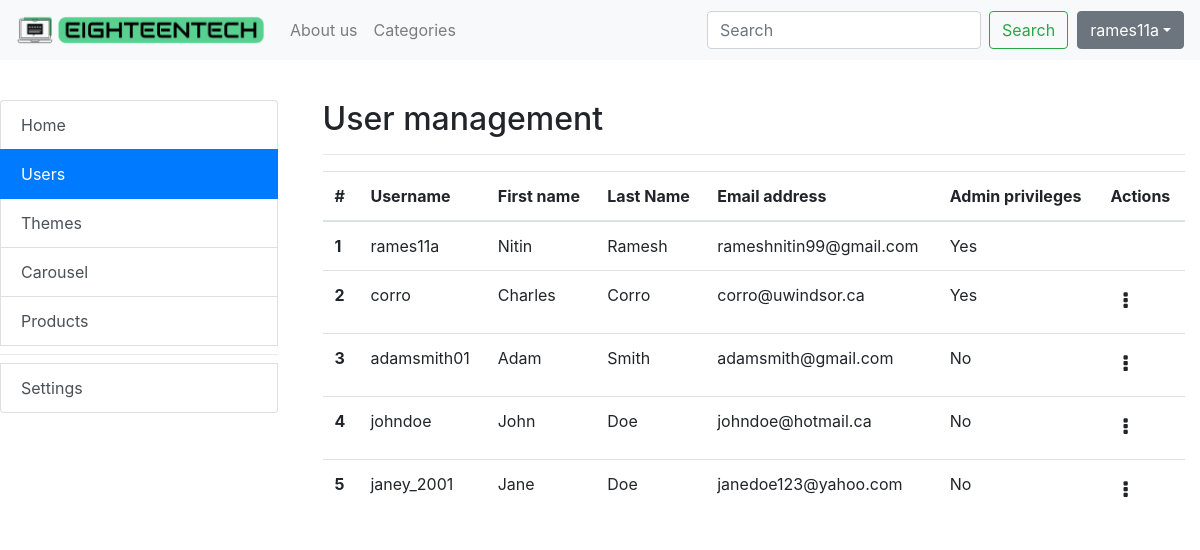
The page /admin.php?page=userman (signed in) on the database its author committed.
### tables this page shows
CREATE TABLE users (
    	 id INT NOT NULL PRIMARY KEY AUTO_INCREMENT,
    	 username VARCHAR(50) NOT NULL UNIQUE,
         emailaddress VARCHAR(50) NOT NULL,
	     first_name VARCHAR(50) NOT NULL,
	     last_name VARCHAR(50) NOT NULL,
    	 password VARCHAR(255) NOT NULL,
		 is_admin BOOLEAN NOT NULL,
    	 created_at DATETIME DEFAULT CURRENT_TIMESTAMP
);

### admin.php (shortened to what this page needs)
<?php
if (!isset ($_GET['page']) ) {
  $page = "admininfo";
} else {
  $page = $_GET['page'];
}
?>
<!DOCTYPE html>
<html>
<head>
  		<link rel="stylesheet" href="https://maxcdn.bootstrapcdn.com/bootstrap/4.4.1/css/bootstrap.min.css">
      <link rel="stylesheet" href="https://cdnjs.cloudflare.com/ajax/libs/font-awesome/4.7.0/css/font-awesome.min.css">
</head>
<body>
  <div>
  <?php $IPATH = $_SERVER["DOCUMENT_ROOT"]."/assets/php/"; include($IPATH."navbar.php"); ?>
</div>
  <div class="row" style="margin-top:100px">
	  <div class="col-xl-3">
		  <?php $IPATH = $_SERVER["DOCUMENT_ROOT"]."/assets/php/"; include($IPATH."admin_sidenav.php"); ?>
	  </div>
	  <div class="col-xl-9">
		  <div class="tab-content">
          <div class="tab-pane fade <?php echo ($page == "userman"? 'show active':''); ?>">
            <?php $IPATH = $_SERVER["DOCUMENT_ROOT"]."/admin/"; include($IPATH."adminUserManagement.php"); ?>
          </div>
    </div>
	  </div>
</div>
</body>
</html>

### assets/php/navbar.php (shortened to what this page needs)
<nav class="navbar fixed-top navbar-expand-lg navbar-light bg-light">
	<a class="navbar-brand" href="./index.php">
		<img src="../../images/horizontal-logo.png" style="width: 250px">
	</a>
	<div class="collapse navbar-collapse" id="navbarSupportedContent1">
	 	<ul class="navbar-nav mr-auto">
	      <li class="nav-item" > <a class="nav-link" id="nav_aboutus" href="./aboutus.php">About us</a> </li>
	      <li class="nav-item" > <a class="nav-link" id="nav_categories" href="./categories.php">Categories</a> </li>
        </ul>
	    <form class="form-inline my-2 my-lg-0" action="search.php" method="GET">
	      <input class="form-control mr-sm-2" type="search" placeholder="Search" aria-label="Search" name="query" required >
	      <button class="btn btn-outline-success my-2 my-sm-0" type="submit" value="Search">Search</button>
        </form>&nbsp;&nbsp;
				<div id="loginButton">
				<?php
				if(!isset($_SESSION["loggedin"]) || $_SESSION["loggedin"] !== true){
				    echo '<a href="./login.php"><button class="btn btn-outline-dark my-2 my-sm-0">Login/Signup</button></a>';
				}
				else{
					echo '<div class="dropdown">
 									<button class="btn btn-secondary dropdown-toggle" type="button" id="dropdownMenuButton" data-toggle="dropdown" aria-haspopup="true" aria-expanded="false">'.htmlspecialchars($_SESSION["username"]).'</button>
 									<div class="dropdown-menu dropdown-menu-right" aria-labelledby="dropdownMenuButton">
   									<a class="dropdown-item" href="./user.php">View profile</a>
   									<a class="dropdown-item" href="./logout.php">Log out</a>
 									</div>
								</div>';
				}
				?>
			</div>
     </div>
   </nav>

### assets/php/admin_sidenav.php (shortened to what this page needs)
<?php
if (!isset ($_GET['page']) ) {
  $adminpage = "admininfo";
} else {
  $adminpage = $_GET['page'];
}
?>
<div class="list-group" id="list-tab" role="tablist">
      <a class="list-group-item list-group-item-action <?php echo ($adminpage == "admininfo"? 'active':''); ?>"  href="./admin.php?page=admininfo" role="tab">Home</a>
      <a class="list-group-item list-group-item-action <?php echo ($adminpage == "userman"? 'active':''); ?>"  href="./admin.php?page=userman" role="tab">Users</a>
      <a class="list-group-item list-group-item-action <?php echo ($adminpage == "themes"? 'active':''); ?>"  href="./admin.php?page=themes" role="tab">Themes</a>
      <a class="list-group-item list-group-item-action <?php echo ($adminpage == "carousel"? 'active':''); ?>"  href="./admin.php?page=carousel" role="tab">Carousel</a>
      <a class="list-group-item list-group-item-action <?php echo ($adminpage == "manageprod"? 'active':''); ?>"  href="./admin.php?page=manageprod" role="tab">Products</a>
      <div class="dropdown-divider"></div>
      <a class="list-group-item list-group-item-action <?php echo ($adminpage == "settings"? 'active':''); ?>" href="./admin.php?page=settings" role="tab">Settings</a>
    </div>

### admin/adminUserManagement.php (shortened to what this page needs)
<div class="container">
	<h2>User management</h2>
  <hr>
  <table class="table table-hover">
  <thead>
    <tr>
      <th scope="col">#</th>
      <th scope="col">Username</th>
      <th scope="col">First name</th>
      <th scope="col">Last Name</th>
      <th scope="col">Email address</th>
      <th scope="col">Admin privileges</th>
      <th scope="col">Actions</th>
    </tr>
  </thead>
  <tbody>
  <?php
  require_once "config.php";
   $query = "SELECT id, username, emailaddress, first_name, last_name, is_admin FROM users ";
   $result = mysqli_query($link, $query);
   while ($row = mysqli_fetch_array($result)) {
       echo '<tr>
              <th scope="row">'.$row['id'].'</th>
              <td>'.$row['username'].'</td>
              <td>'.$row['first_name'].'</td>
              <td>'.$row['last_name'].'</td>
              <td>'.$row['emailaddress'].'</td>';
              if($row['is_admin']==1){
                echo '<td>Yes</td>';
                if($row['username']!=$_SESSION["username"]){
                  echo '<td>
                        <div class="dropdown">
                          <button type="button" class="btn btn-default" id="dropdownMenuButton" data-toggle="dropdown" aria-haspopup="true" aria-expanded="false">
                              <i style="font-size:20px;" class="fa fa-ellipsis-v"></i>
                          </button>
                          <div class="dropdown-menu dropdown-menu-right" aria-labelledby="dropdownMenuButton">
                            <a class="dropdown-item" href="/changepermissions.php?userid='.$row['id'].'&action='.$row['is_admin'].'">Revoke admin privileges</a>
                            <a class="dropdown-item" href="/removeuser.php?userid='.$row['id'].'">Delete admin</a>
                          </div>
                        </div>
                        </td>';
                }
              }
              else{
                echo '<td>No</td>';
                echo '<td>
                      <div class="dropdown">
                        <button type="button" class="btn btn-default" id="dropdownMenuButton" data-toggle="dropdown" aria-haspopup="true" aria-expanded="false">
                            <i style="font-size:20px;" class="fa fa-ellipsis-v"></i>
                        </button>
                        <div class="dropdown-menu dropdown-menu-right" aria-labelledby="dropdownMenuButton">
                          <a class="dropdown-item" href="/changepermissions.php?userid='.$row['id'].'&action='.$row['is_admin'].'">Give admin privileges</a>
                          <a class="dropdown-item" href="/removeuser.php?userid='.$row['id'].'">Delete user</a>
                        </div>
                      </div>
                      </td>';
              }
      echo '</tr>';
   }
?>
</tbody>
</table>
</div>

### rows shown on the page
users: id "1", username "rames11a", first_name "Nitin", last_name "Ramesh", emailaddress "rameshnitin99@gmail.com", is_admin "Yes"
users: id "2", username "corro", first_name "Charles", last_name "Corro", emailaddress "corro@uwindsor.ca"
users: id "3", username "adamsmith01", first_name "Adam", last_name "Smith", emailaddress "adamsmith@gmail.com"
users: id "4", username "johndoe", first_name "John", last_name "Doe", emailaddress "johndoe@hotmail.ca"
users: id "5", username "janey_2001", first_name "Jane", last_name "Doe", emailaddress "janedoe123@yahoo.com"

### other values the page prints
$_SESSION["username"] "rames11a"
